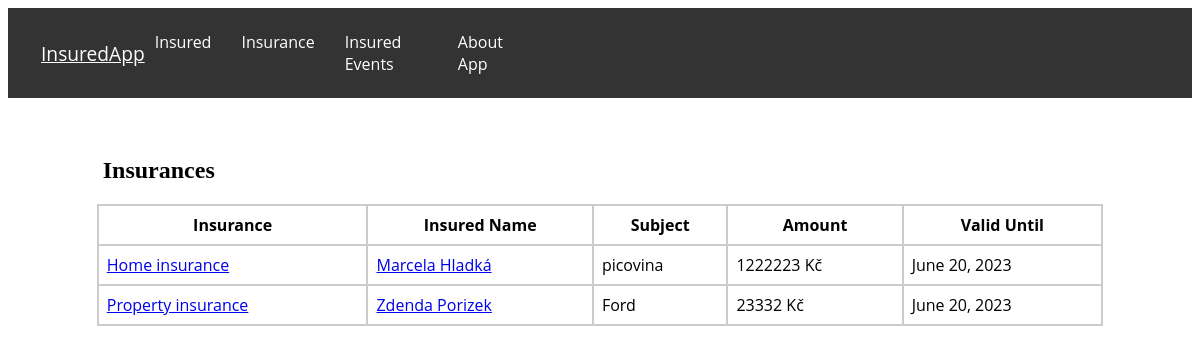
/insurances/, run on the app's committed database.
### evidence/models.py (models this page shows, shortened)
class Insurance(models.Model):
    INSURANCE_TYPE = (
        ('home', 'Home insurance'),
        ('car', 'Car insurance'),
        ('property', 'Property insurance'),
    )
    insurance = models.ManyToManyField(Insured, related_name='insurance')
    type = models.CharField(max_length=32, choices=INSURANCE_TYPE)
    subject = models.CharField(max_length=32)
    amount = models.IntegerField()
    valid_from = models.DateField()
    valid_until = models.DateField()

### evidence/views.py (the view)
# urls.py: path('insurances/', views.insurances, name='insurances'),
def insurances(request):
    insurances = Insurance.objects.all()
    for insurance in insurances:
        insured_names = [f"{insured.first_name} {insured.last_name}" for insured in insurance.insurance.all()]
        insurance.insured_names = ", ".join(insured_names)
    return render(request, 'insurances.html', {'insurances': insurances})

### evidence/templates/insurances.html (shortened to what this page needs)
{% extends 'base.html' %}
{% block content %}
  <h2 class="insurances-h">Insurances</h2>
  <table class="insurances-table">
    <thead>
      <tr>
        <th>Insurance</th>
        <th>Insured Name</th>
        <th>Subject</th>
        <th>Amount</th>
        <th>Valid Until</th>
      </tr>
    </thead>
    <tbody>
      {% for insurance in insurances %}
        <tr>
          <td><a href="{% url 'insurance_detail' insurance_id=insurance.id %}">{{ insurance.get_type_display }}</a></td>
          <td><a href="{% url 'insured_detail' insured_id=insurance.insurance.first.id %}">{{ insurance.insured_names }}</a></td>
          <td>{{ insurance.subject }}</td>
          <td>{{ insurance.amount }} Kč</td>
          <td>{{ insurance.valid_until }}</td>
        </tr>
      {% endfor %}
    </tbody>
  </table>
{% endblock %}

### static/css/style.css (style rules this page uses)
.insured-h, .insurances-h { margin-top: 5%; margin-left: 8%; }
.insured-table, .policies-table, .insurances-table { width: 85%; margin-top: 20px; margin-left: auto; margin-right: auto; border-collapse: collapse; font-family: 'Open Sans', sans-serif; }
.insured-table th, .insured-table td, .policies-table th, .policies-table td, .insurances-table th, .insurances-table td { padding: 8px; border: 2px solid #ccc; }

### data on the page
Insurance: type "Home insurance", insured_names "Marcela Hladká", subject "picovina", amount "1222223", valid_until "June 20, 2023"
Insurance: type "Property insurance", insured_names "Zdenda Porizek", subject "Ford", amount "23332", valid_until "June 20, 2023"
